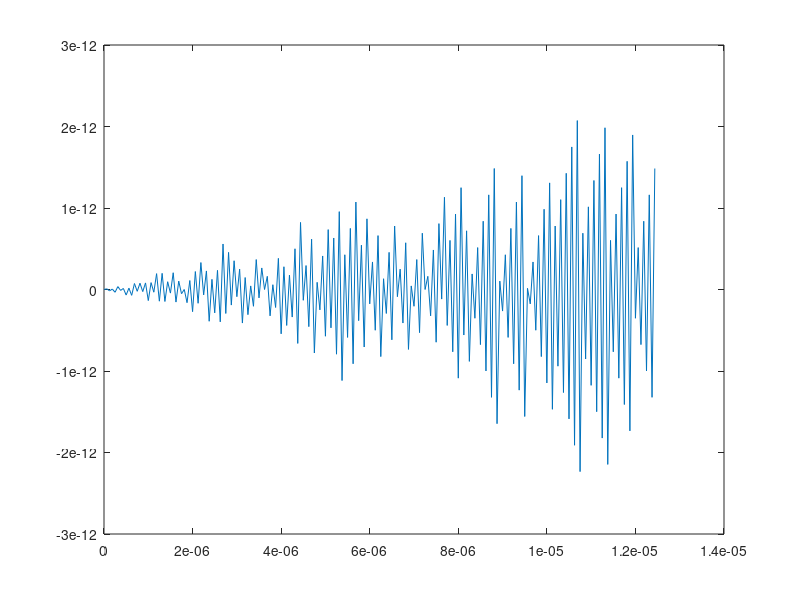

MATLAB code to generate this figure:
%persiapan signal generation
f_work=8e6;%frekuensi isyarat informasi
%f_carrier=55e6;%frekuensi carrier
power=15;%power kerja
Fs=2*f_work;%sampling frequency
T=1/Fs;%sampling period
L=200;%signal lenght(time observation)
t=(0:L-1)*T;%time vector
N=1000;%jumlah deret impuls
n=(0:N-1);
P=power.*sin(2*pi*f_work.*t);%sinewave generator
P_fft=fft(P);%fourier transform(automatic module)
P_fft_magnitude=abs(P_fft)./L;
figure(1)
plot(t,P)
%persiapan
%signal carrier
%signal carrier
%USB Filter
%f1=10000;
%f2=11000;
%theta1=(2*pi*f1)/Fs;
%theta2=(2*pi*f2)/Fs;
%usb_left=(theta2/pi)*sinc((theta2(n-0.5*N)/pi));
%usb_right=(theta1/pi)*sinc((theta1(n-0.5*N)/pi));
%h(n)=usb_left-usb_right;
%USB Filter
%Amplifier1
%Amplifier1
%Transmission line rg-59 55Mhz Coded as Cable1
cable1_lenght=20e3;%spec b dengan 20km kabel
attenuation1=6.4/100;%atenuasi kabel yang dipakai(dB/m)
cable1_loss=attenuation1*cable1_lenght;
gamma1=1;%belum siap refrection coef
gamma1_db=10*log10(1/1-(abs(gamma1)^2));
total_loss_line1=10^((-1)*(cable1_loss+gamma1_db)/10);
%Transmission line

%Transmission line rg-6 55Mhz coded as cable2
cable2_lenght=20e3;%spec b dengan 20km kabel
attenuation2=5.25/100;%atenuasi kabel yang dipakai(dB/m)
cable2_loss=attenuation2*cable2_lenght;
gamma2=1;%belum siap refrection coef
gamma2_db=10*log10(1/1-(abs(gamma2)^2));
total_loss_line2=10^((-1)*(cable2_loss+gamma2_db)/10);
%Transmission line

%Transmission line Rg-11 55Mhz coded as cable 3
cable3_lenght=20e3;%spec b dengan 20km kabel
attenuation3=1/100;%atenuasi kabel yang dipakai(dB/m)
cable3_loss=attenuation3*cable3_lenght;
gamma3=1;%belum siap refrection coef
gamma3_db=10*log10(1/1-(abs(gamma3)^2));
total_loss_line3=10^((-1)*(cable3_loss+gamma3_db)/10);
%Transmission line

%lowpass filter
%lowpass filter
%Amplifier2
%Amplifier2
